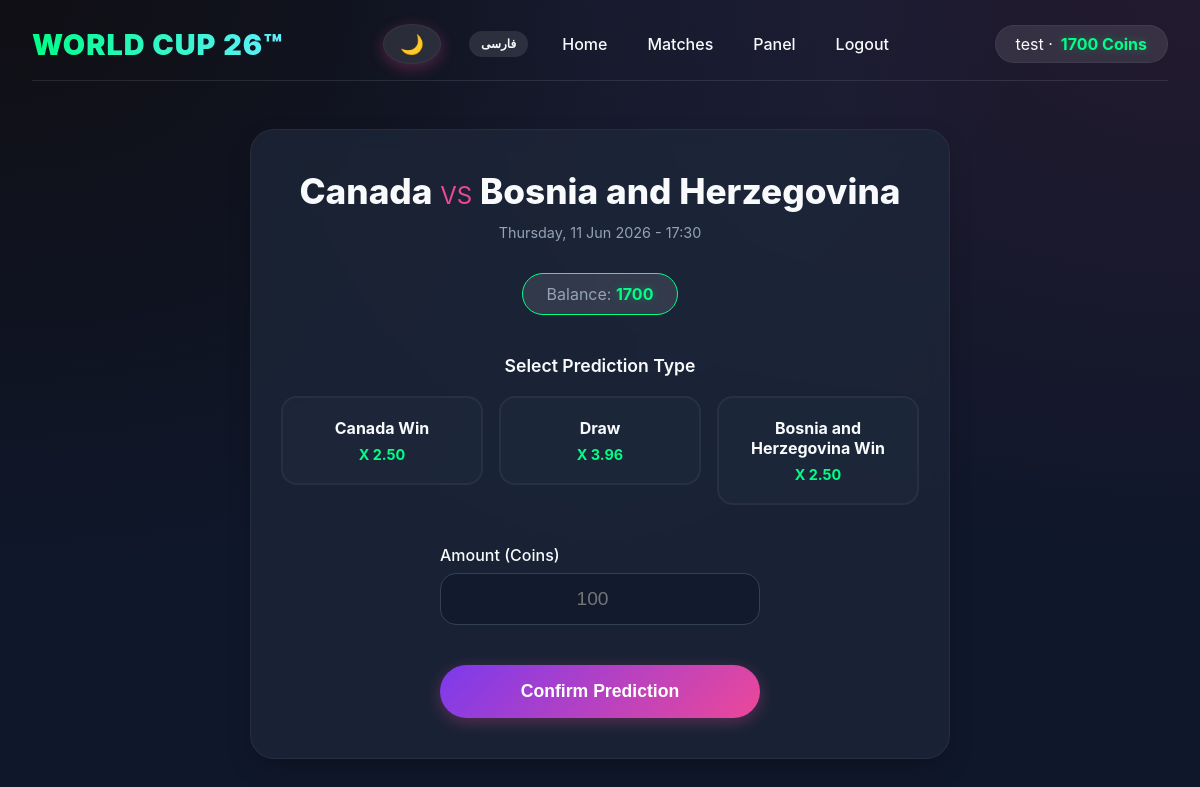
The page /bet/161/ (signed in) on the database its author committed.
### games/models.py (models this page shows, shortened)
class Profile(models.Model):
    user = models.OneToOneField(User, on_delete=models.CASCADE)
    balance = models.DecimalField(max_digits=10, decimal_places=2, default=1000.00)

class Game(models.Model):
    home_team = models.CharField(max_length=100)
    away_team = models.CharField(max_length=100)
    start_time = models.DateTimeField()
    status = models.CharField(max_length=10, choices=[('upcoming', 'Upcoming'), ('finished', 'Finished')], default='upcoming')
    result_description = models.CharField(max_length=200, blank=True, null=True, help_text="e.g., Home win 2-1")

class BetOption(models.Model):
    game = models.ForeignKey(Game, on_delete=models.CASCADE, related_name='bet_options')
    description = models.CharField(max_length=200)  # مثلاً "Home Win", "Draw", "Over 2.5", "Exact Score 2-1"
    odds = models.DecimalField(max_digits=5, decimal_places=2, default=2.00)
    is_active = models.BooleanField(default=True)  # فعال/غیرفعال کردن گزینه
    is_winner = models.BooleanField(default=False)

### games/views.py (the view)
# urls.py: path('bet/<int:game_id>/', views.place_bet_view, name='place_bet'),
@login_required
def place_bet_view(request, game_id):
    game = get_object_or_404(Game, id=game_id)
    if game.status != 'upcoming' or game.start_time <= timezone.now():
        messages.error(request, "This game is not available for betting.")
        return redirect('games:game_list')
    profile = get_or_create_profile(request.user)
    if request.method == 'POST':
        form = BetForm(request.POST, game=game)
        if form.is_valid():
            bet_option = form.cleaned_data['bet_option']
            amount = form.cleaned_data['amount']
            if amount > profile.balance:
                messages.error(request, "Insufficient balance!")
            else:
                with transaction.atomic():
                    profile.balance -= amount
                    profile.save()
                    Bet.objects.create(
                        user=request.user,
                        bet_option=bet_option,
                        amount=amount
                    )
                messages.success(request, f"Bet of {amount} on '{bet_option.description}' placed.")
                return redirect('games:user_panel')
    else:
        form = BetForm(game=game)
    return render(request, 'games/place_bet.html', {'game': game, 'form': form, 'balance': profile.balance})

### games/forms.py (shortened to what this page needs)
class BetForm(forms.Form):
    bet_option = forms.ModelChoiceField(
        queryset=BetOption.objects.none(),
        widget=forms.RadioSelect,
        label="Select your bet"
    )
    amount = forms.DecimalField(min_value=0.01, max_digits=10, decimal_places=2, label="Amount (Coins)")
    def __init__(self, *args, **kwargs):
        game = kwargs.pop('game', None)
        super().__init__(*args, **kwargs)
        if game:
            self.fields['bet_option'].queryset = BetOption.objects.filter(game=game, is_active=True)
            self.fields['bet_option'].empty_label = None

### games/views.py (called while the page is built)
def get_or_create_profile(user):
    profile, created = Profile.objects.get_or_create(user=user)
    if created:
        profile.balance = 1000.00
        profile.save()
    return profile

### games/templates/games/place_bet.html (shortened to what this page needs)
{% extends 'games/base.html' %}
{% load i18n %}
{% block content %}
<div style="max-width: 700px; margin: 0 auto;">
    <div class="card" style="padding: 40px 30px; text-align: center;">
        <h1 style="font-size: 2.2rem; font-weight: 800; margin-bottom: 12px; color: var(--text-color);">
            {{ game.home_team }} <span style="color: var(--secondary); font-weight: 400; font-size: 1.5rem;">VS</span> {{ game.away_team }}
        </h1>
        <p class="text-muted" style="margin-bottom: 32px;">{{ game.start_time|date:"l, d M Y - H:i" }}</p>
        <div style="background:var(--hover-bg); border: 1px solid var(--accent); display:inline-block; padding:10px 24px; border-radius:60px; margin-bottom: 40px;">
            <span style="color: var(--muted-text);">{% trans "Balance:" %}</span> <strong class="balance">{{ balance|floatformat:0 }}</strong>
        </div>
        <form method="post">
            <div style="margin-bottom: 40px;">
                <label style="font-weight: 600; display: block; margin-bottom: 20px; font-size: 1.1rem; color: var(--text-color);">{% trans "Select Prediction Type" %}</label>
                <div style="display: grid; grid-template-columns: repeat(auto-fill, minmax(160px, 1fr)); gap: 16px;">
                    {% for option in form.bet_option.field.queryset %}
                        <label class="bet-option-card" style="cursor: pointer;">
                            <div class="card-option">
                                <div class="option-name">{{ option.description }}</div>
                                <div class="option-odds">X {{ option.odds }}</div>
                            </div>
                        </label>
                    {% endfor %}
                </div>
            </div>
            <div style="text-align: left; max-width: 320px; margin: 0 auto 40px auto; direction: {% if LANGUAGE_CODE == 'fa' %}rtl{% else %}ltr{% endif %};">
                <label for="id_amount" style="color: var(--text-color); font-weight: 500;">{% trans "Amount (Coins)" %}</label>
                <input type="number" name="amount" id="id_amount" step="0.01" min="0.01" value="{{ form.amount.value|default:'' }}" placeholder="100" required style="font-size: 1.2rem; text-align: center;">
            </div>
            <button type="submit" style="width: 100%; max-width: 320px; padding: 16px; font-size: 1.1rem;">{% trans "Confirm Prediction" %}</button>
        </form>
    </div>
</div>
{% endblock %}

### games/templates/games/base.html (shortened to what this page needs)
{% load i18n %}
{% get_current_language as LANGUAGE_CODE %}
<!DOCTYPE html>
<html lang="{{ LANGUAGE_CODE }}" dir="{% if LANGUAGE_CODE == 'fa' %}rtl{% else %}ltr{% endif %}" data-theme="dark">
<head>
</head>
<body>
    <div class="app">
        <div class="nav">
            <a href="{% url 'games:home' %}" class="logo">WORLD CUP 26™</a>
            <div class="nav-links">
                <button id="theme-toggle" class="theme-btn" onclick="toggleTheme()" title="Toggle Theme">🌙</button>
                <form action="{% url 'set_language' %}" method="post" style="display:inline; margin: 0 10px;">
                    {% if LANGUAGE_CODE == 'en' %}
                        <button type="submit" name="language" value="fa" style="padding: 6px 12px; font-size:12px; background:var(--hover-bg); box-shadow:none; color:var(--text-color);">فارسی</button>
                    {% else %}
                        <button type="submit" name="language" value="en" style="padding: 6px 12px; font-size:12px; background:var(--hover-bg); box-shadow:none; color:var(--text-color);">English</button>
                    {% endif %}
                </form>
                <a href="{% url 'games:home' %}">{% trans "Home" %}</a>
                {% if user.is_authenticated %}
                    <a href="{% url 'games:game_list' %}">{% trans "Matches" %}</a>
                    <a href="{% url 'games:user_panel' %}">{% trans "Panel" %}</a>
                    <a href="{% url 'games:logout' %}">{% trans "Logout" %}</a>
                {% else %}
                    <a href="{% url 'games:login' %}">{% trans "Login" %}</a>
                    <a href="{% url 'games:register' %}">{% trans "Sign up" %}</a>
                {% endif %}
            </div>
            {% if user.is_authenticated %}
                <div class="user-info">
                    {{ user.username }} ·
                    <span class="balance">{{ balance|default:user.profile.balance|floatformat:0 }} {% trans "Coins" %}</span>
                </div>
            {% endif %}
        </div>
        {% block content %}{% endblock %}
    </div>
</body>
</html>

### games/templates/games/base.html (style rules this page uses)
:root { --bg-color: #0f172a; --bg-gradient-1: hsla(253,16%,7%,1); --bg-gradient-2: hsla(225,39%,30%,0.2); --bg-gradient-3: hsla(339,49%,30%,0.2); --text-color: #f8fafc; --card-bg: rgba(30, 41, 59, 0.7); --card-border: rgba(255,255,255,0.05); --muted-text: #94a3b8; --primary: #7c3aed; --secondary: #ec4899; --accent: #00ff87; --accent-glow: rgba(0,255,135,0.3); --btn-text: white; --input-bg: rgba(15, 23, 42, 0.6); --input-border: #334155; --nav-border: rgba(255,255,255,0.1); --hover-bg: rgba(255,255,255,0.1); --shadow: rgba(0,0,0,0.4); }
* { margin: 0; padding: 0; box-sizing: border-box; }
body { font-family: 'Inter', Tahoma, -apple-system, sans-serif; background-color: var(--bg-color); color: var(--text-color); min-height: 100vh; background-image: radial-gradient(at 0% 0%, var(--bg-gradient-1) 0, transparent 50%), radial-gradient(at 50% 0%, var(--bg-gradient-2) 0, transparent 50%), radial-gradient(at 100% 0%, var(--bg-gradient-3) 0, transparent 50%); transition: background-color 0.3s, color 0.3s; }
.app { max-width: 1280px; margin: 0 auto; padding: 24px 32px; }
.nav { display: flex; justify-content: space-between; align-items: center; flex-wrap: wrap; margin-bottom: 48px; padding-bottom: 16px; border-bottom: 1px solid var(--nav-border); }
.logo { display: flex; align-items: center; gap: 8px; text-decoration: none; font-weight: 900; font-size: 1.8rem; letter-spacing: 1px; background: linear-gradient(to right, var(--accent), #60efff); -webkit-background-clip: text; color: transparent; }
.nav-links { display: flex; gap: 8px; align-items: center; }
.nav-links a { text-decoration: none; padding: 8px 16px; border-radius: 40px; font-weight: 500; color: var(--text-color); transition: 0.3s; }
.user-info { background: var(--hover-bg); padding: 8px 20px; border-radius: 40px; border: 1px solid var(--card-border); display: flex; align-items: center; gap: 8px; }
.balance { color: var(--accent); font-weight: 700; text-shadow: 0 0 10px var(--accent-glow); }
.card { background: var(--card-bg); backdrop-filter: blur(10px); border-radius: 24px; padding: 28px; border: 1px solid var(--card-border); box-shadow: 0 10px 30px -10px var(--shadow); transition: 0.3s; }
button, .btn, input[type="submit"] { background: linear-gradient(135deg, var(--primary), var(--secondary)); color: var(--btn-text); border: none; padding: 12px 28px; border-radius: 60px; font-weight: 600; cursor: pointer; transition: 0.3s; box-shadow: 0 4px 15px rgba(236, 72, 153, 0.3); }
input, select { width: 100%; padding: 14px 20px; border-radius: 16px; background: var(--input-bg); border: 1px solid var(--input-border); color: var(--text-color); transition: 0.3s; outline: none; margin-top: 8px; }
.text-muted { color: var(--muted-text); font-size: 0.9rem; }
.theme-btn { background: var(--hover-bg); border: 1px solid var(--card-border); border-radius: 50%; width: 40px; height: 40px; display: flex; align-items: center; justify-content: center; font-size: 1.2rem; cursor: pointer; color: var(--text-color); margin: 0 10px; transition: 0.3s; }

### games/templates/games/place_bet.html (style rules this page uses)
.card-option { background: var(--card-bg); border: 2px solid var(--card-border); border-radius: 16px; padding: 20px 12px; text-align: center; transition: 0.3s; }
.option-name { font-weight: 700; margin-bottom: 8px; font-size: 1rem; color: var(--text-color); }
.option-odds { font-size: 0.9rem; color: var(--accent); font-weight: bold; }

### rows shown on the page
Profile: balance "1700"
Game: home_team "Canada", away_team "Bosnia and Herzegovina", start_time "Thursday, 11 Jun 2026 - 17:30"
BetOption: description "Canada Win", odds "2.50"
BetOption: description "Draw", odds "3.96"
BetOption: description "Bosnia and Herzegovina Win", odds "2.50"

### other values the page prints
{{ user.username }} "test"
